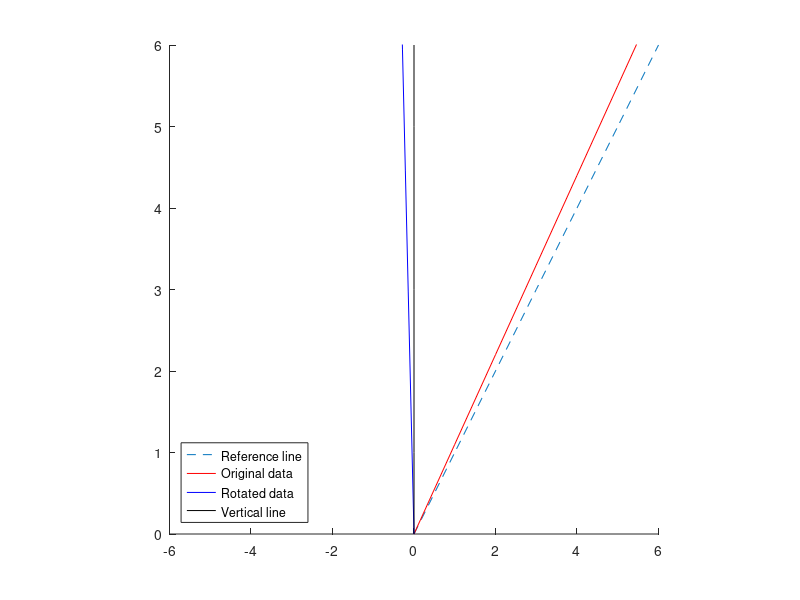

Write the MATLAB code that produced this figure.
angle = pi/4;
reference_line = [0 1 2 3 4 5 6];
data_x = [0 1 2 3 4 5 6];
data_y = [0 1.1 2.2 3.3 4.4 5.5 6.6];
% 2D rotation
x2 = data_x*cos(angle)-data_y*sin(angle);
y2 = data_y*cos(angle)+data_x*sin(angle);
figure;
hold on;
p1=plot(reference_line,reference_line,'marker','none','linestyle','--');
p2=plot(data_x,data_y,'-r');
p3=plot(x2,y2,'-b');
p4=plot(zeros(1,7),reference_line,'-k');
set(gca,'ylim',[0 6],'xlim',[-6 6]);
axis square;
legend([p1,p2,p3,p4],{'Reference line','Original data','Rotated data','Vertical line'},'Location','southwest');